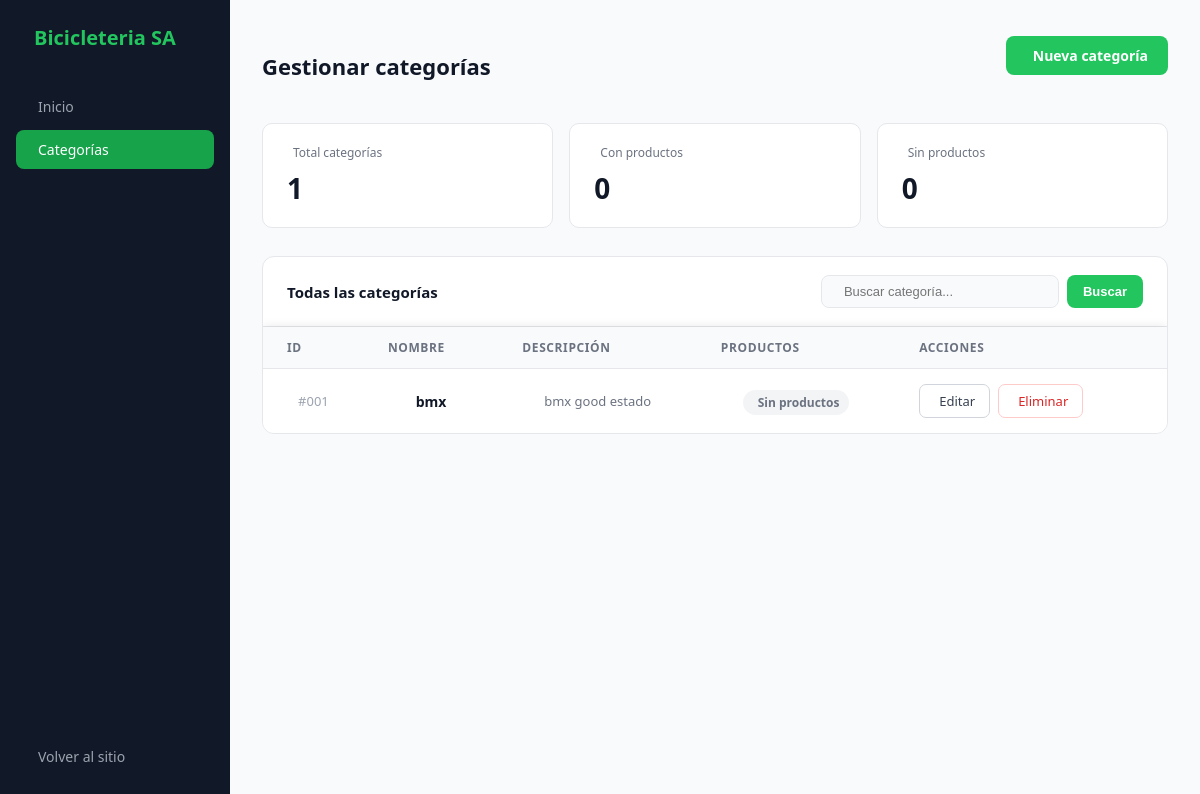
/crud/crud_categoria.php, run on the app's committed database.
### tables this page shows
CREATE TABLE `categoria` (
  `id_categoria` int(11) NOT NULL,
  `nombre` varchar(50) DEFAULT NULL,
  `descripcion` varchar(50) DEFAULT NULL
);

### crud/crud_categoria.php (the view, shortened to what this page needs)
<?php
include("../conexion.php");
$sql_total    = "SELECT COUNT(*) AS total FROM categoria";
$sql_con_prod = "SELECT COUNT(DISTINCT id_categoria) AS con_prod FROM producto";
$sql_sin_prod = "SELECT COUNT(*) AS sin_prod FROM categoria WHERE id_categoria NOT IN (SELECT DISTINCT id_categoria FROM producto)";
$total    = mysqli_fetch_assoc(mysqli_query($conexion, $sql_total))['total'];
$con_prod = mysqli_fetch_assoc(mysqli_query($conexion, $sql_con_prod))['con_prod'];
$sin_prod = mysqli_fetch_assoc(mysqli_query($conexion, $sql_sin_prod))['sin_prod'];
$buscar = isset($_GET['q']) ? mysqli_real_escape_string($conexion, $_GET['q']) : '';
$sql = $buscar
    ? "SELECT * FROM categoria WHERE nombre LIKE '%$buscar%' OR id_categoria LIKE '%$buscar%' OR descripcion LIKE '%$buscar%'"
    : "SELECT * FROM categoria";
$resultado = mysqli_query($conexion, $sql);
?>
<!DOCTYPE html>
<html lang="es">
<head>
  <link rel="stylesheet" href="../css/style.css">
  <link rel="stylesheet" href="https://cdn.jsdelivr.net/npm/@tabler/icons-webfont@latest/tabler-icons.min.css">
</head>
<body>
<aside class="sidebar">
  <div class="sidebar-brand">
    <span>Bicicleteria SA</span>
  </div>
  <a href="panel.php"               class="nav-item"><i class="ti ti-layout-dashboard"></i><span>Inicio</span></a>
  <a href="gestionar_categorias.php" class="nav-item active"><i class="ti ti-tag"></i><span>Categorías</span></a>
  <div class="nav-spacer"></div>
  <a href="../menucrud.php" class="nav-item"><i class="ti ti-arrow-left"></i><span>Volver al sitio</span></a>
</aside>
<main class="main">
  <div class="topbar">
    <h1>Gestionar categorías</h1>
    <a href="agregar_categoria.php" class="btn-agregar">
      <i class="ti ti-plus"></i> Nueva categoría
    </a>
  </div>
  <div class="stats">
    <div class="stat-card">
      <div class="stat-label"><i class="ti ti-tag"></i> Total categorías</div>
      <div class="stat-val"><?php echo $total; ?></div>
    </div>
    <div class="stat-card">
      <div class="stat-label"><i class="ti ti-circle-check"></i> Con productos</div>
      <div class="stat-val"><?php echo $con_prod; ?></div>
    </div>
    <div class="stat-card">
      <div class="stat-label"><i class="ti ti-alert-triangle"></i> Sin productos</div>
      <div class="stat-val"><?php echo $sin_prod; ?></div>
    </div>
  </div>
  <div class="tabla-wrap">
    <div class="tabla-header">
      <span>Todas las categorías <?php if($buscar) echo "— <em style='font-weight:400;color:#6B7280'>\"$buscar\"</em>"; ?></span>
      <form class="search-form" method="GET" action="">
        <div class="search-box">
          <input
            type="text"
            name="q"
            placeholder="Buscar categoría..."
            value="<?php echo htmlspecialchars($buscar); ?>">
        </div>
        <button type="submit" class="btn-buscar">Buscar</button>
      </form>
    </div>
    <table>
      <thead>
        <tr>
          <th>ID</th>
          <th>Nombre</th>
          <th>Descripción</th>
          <th>Productos</th>
          <th>Acciones</th>
        </tr>
      </thead>
      <tbody>
        <?php if(mysqli_num_rows($resultado) === 0): ?>
          <tr class="empty-row">
            <td colspan="5">
              <i class="ti ti-tag-off"></i>
              No se encontraron categorías<?php echo $buscar ? " para \"$buscar\"" : ''; ?>
            </td>
          </tr>
        <?php else: ?>
          <?php while($fila = mysqli_fetch_assoc($resultado)): ?>
            <?php
              $id_cat = (int)$fila['id_categoria'];
              $sql_count = "SELECT COUNT(*) AS cnt FROM producto WHERE id_categoria = $id_cat";
              $num_prod = mysqli_fetch_assoc(mysqli_query($conexion, $sql_count))['cnt'];
              if ($num_prod > 0) {
                $badge = 'badge-ok';
                $label = $num_prod . ' producto' . ($num_prod > 1 ? 's' : '');
                $icon  = 'ti-circle-check';
              } else {
                $badge = 'badge-empty';
                $label = 'Sin productos';
              }
            ?>
            <tr>
              <td class="id-cell">#<?php echo str_pad($fila['id_categoria'], 3, '0', STR_PAD_LEFT); ?></td>
              <td><strong><?php echo htmlspecialchars($fila['nombre']); ?></strong></td>
              <td class="desc-cell" title="<?php echo htmlspecialchars($fila['descripcion']); ?>">
                <?php echo $fila['descripcion'] ? htmlspecialchars($fila['descripcion']) : '<span style="color:#D1D5DB;font-style:italic">Sin descripción</span>'; ?>
              </td>
              <td>
                <span class="badge <?php echo $badge; ?>">
                  <?php echo $label; ?>
                </span>
              </td>
              <td>
                <div class="actions">
                  <a href="editar_categoria.php?id=<?php echo $fila['id_categoria']; ?>" class="btn-editar">
                    <i class="ti ti-edit"></i> Editar
                  </a>
                  <a
                    href="eliminar_categoria.php?id=<?php echo $fila['id_categoria']; ?>"
                    class="btn-eliminar"
                    onclick="return confirm('¿Eliminar la categoría <?php echo htmlspecialchars($fila['nombre']); ?>?')">
                    <i class="ti ti-trash"></i> Eliminar
                  </a>
                </div>
              </td>
            </tr>
          <?php endwhile; ?>
        <?php endif; ?>
      </tbody>
    </table>
  </div>
</main>
</body>
</html>

### css/style.css (style rules this page uses)
body { margin: 0; font-family: 'Segoe UI', sans-serif; background-color: #111827; color: #ffffff; }
.btn-agregar { display:inline-block; background:#22C55E; color:white; text-decoration:none; padding:12px 20px; border-radius:5px; margin-bottom:20px; font-weight:bold; }
table { width:100%; background:white; border-collapse:collapse; box-shadow:0 0 10px rgba(0,0,0,.1); }
th { background:#22C55E; color:white; padding:15px; }
td { padding:12px; text-align:center; border-bottom:1px solid #ddd; color:black; }
.btn-editar { background:#22C55E; color:black; padding:8px 12px; text-decoration:none; border-radius:5px; }
.btn-eliminar { background:#22C55E; color:white; padding:8px 12px; text-decoration:none; border-radius:5px; }

### data on the page
categoria: id_categoria "001", nombre "bmx", descripcion "bmx good estado", label "Sin productos"

### other printed values
$total "1"
$con_prod "0"
$sin_prod "0"
